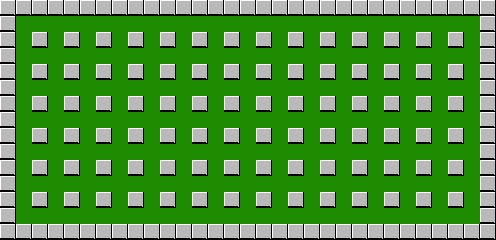

This is a level from a 2D game, rendered from its Tiled map with the project's own tilesets. A one-line summary and the map file follow, with tile-layer data summarised:
An orthogonal 31x15 tile map with 16x16 px tiles, 2 tile layers (bg, wall).

<map version="1.0" tiledversion="1.1.5" orientation="orthogonal" renderorder="right-down" width="31" height="15" tilewidth="16" tileheight="16" infinite="0" nextobjectid="118">
 <tileset firstgid="1" name="wall-base" tilewidth="16" tileheight="16" tilecount="10" columns="10">
  <image source="../wall-base.png" width="160" height="16" />
 </tileset>
 <layer name="bg" width="31" height="15">
  <properties>
   <property name="type" value="bg" />
  </properties>
  <data>[465 cells, 465 non-empty, 1 distinct tile ids]</data>
 </layer>
 <layer name="wall" width="31" height="15">
  <properties>
   <property name="type" value="wall" />
  </properties>
  <data>[465 cells, 172 non-empty, 1 distinct tile ids]</data>
 </layer>
</map>